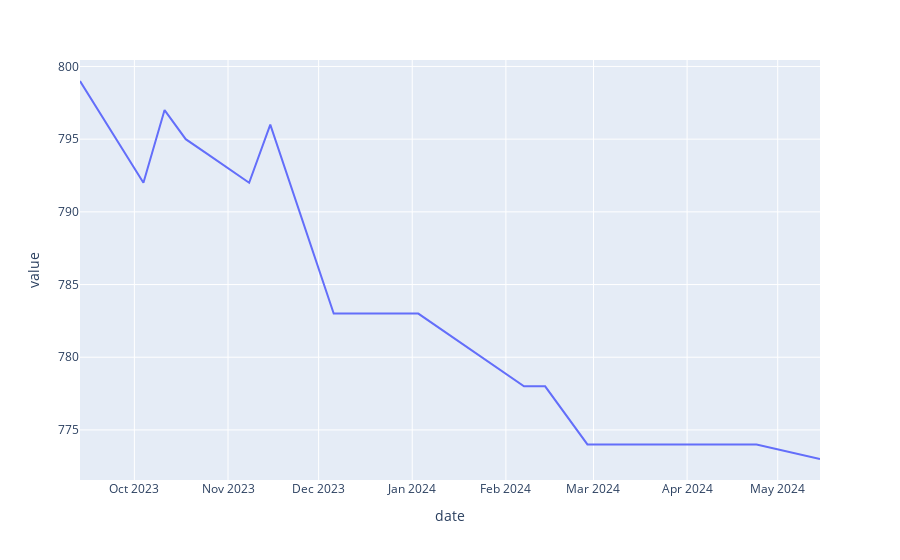

The notebook cell saved with this chart:
### Code cell
be5201["Part&item"] = "I:"+ be5201["item"].astype(str) + " P:"+ be5201["part"].astype(str)
be5201[be5201["Part&item"] == "I:381 P:1"]

px.line(be5201[be5201["Part&item"] == "I:381 P:1"], x="date", y ="value" )

### Figure 1 — Plotly figure (JSON) as saved in the notebook; plotly's stock layout.template omitted (floating-point values rounded to 4 significant figures)
{"data": [{"hovertemplate": "date=%{x}<br>value=%{y}<extra></extra>", "legendgroup": "", "line": {"color": "#636efa", "dash": "solid"}, "marker": {"symbol": "circle"}, "mode": "lines", "name": "", "orientation": "v", "showlegend": false, "type": "scatter", "x": ["2023-09-13", "2023-10-04", "2023-10-11", "2023-10-18", "2023-10-25", "2023-11-08", "2023-11-15", "2023-12-06", "2023-12-13", "2024-01-03", "2024-02-07", "2024-02-14", "2024-02-28", "2024-04-24", "2024-05-15"], "xaxis": "x", "y": [799, 792, 797, 795, 794, 792, 796, 783, 783, 783, 778, 778, 774, 774, 773], "yaxis": "y"}], "layout": {"legend": {"tracegroupgap": 0}, "margin": {"t": 60}, "xaxis": {"anchor": "y", "domain": [0, 1], "title": {"text": "date"}}, "yaxis": {"anchor": "x", "domain": [0, 1], "title": {"text": "value"}}}}
